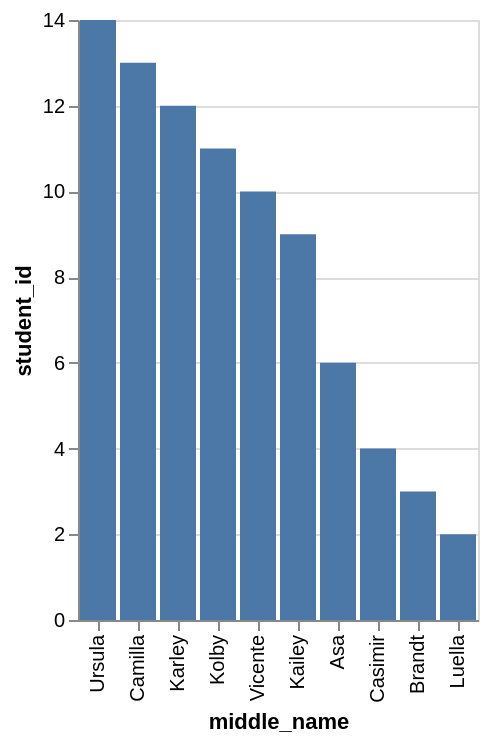

Here is the Vega-Lite specification saved for this chart:
### Vega-Lite specification from a JSON file in a GitHub repository (floating-point values rounded to 4 significant figures)
{"data": {"values": [{"x_data": "Ursula", "y_data": 14}, {"x_data": "Camilla", "y_data": 13}, {"x_data": "Karley", "y_data": 12}, {"x_data": "Kolby", "y_data": 11}, {"x_data": "Vicente", "y_data": 10}, {"x_data": "Kailey", "y_data": 9}, {"x_data": "Asa", "y_data": 6}, {"x_data": "Casimir", "y_data": 4}, {"x_data": "Brandt", "y_data": 3}, {"x_data": "Luella", "y_data": 2}]}, "mark": "bar", "encoding": {"x": {"field": "x_data", "type": "nominal", "title": "middle_name", "sort": {"op": "sum", "field": "y_data", "order": "descending"}}, "y": {"field": "y_data", "type": "quantitative", "title": "student_id"}}}
